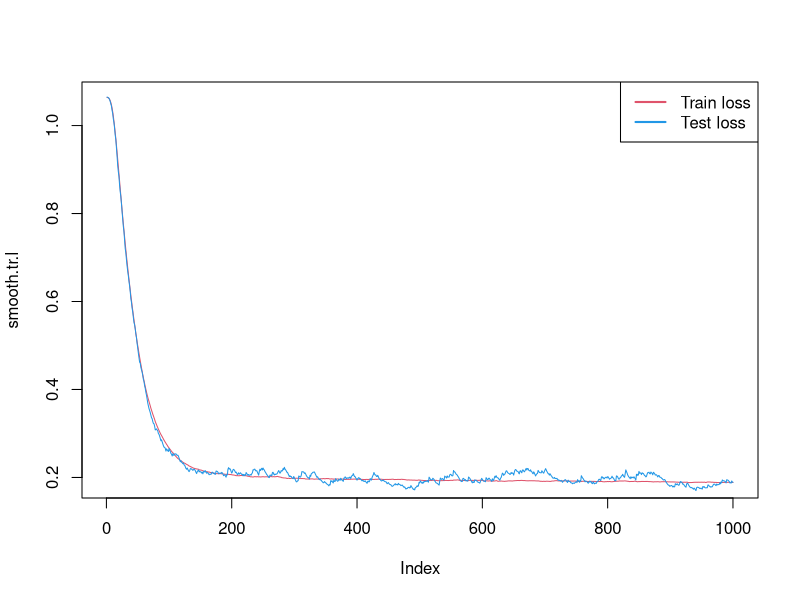

The R source for this figure:
library(pracma)

num.grad <- function(f, x) {
  fx <- f(x)
  grad <- rep(0, length(x))
  h <- 0.00001
  for (i in 1:length(x)) {
    xi <- x[i]
    fxph <- f(xi + h)
    fxmh <- f(xi -h)
    grad[i] <- (fxph - fxmh) / (2 * h)
  }
  return(grad)
}

relu <- function(x) {
  return(pmax(x, 0))
}

softmax <- function(scores) {
  es <- exp(scores)
  return(es / rowSums(es))
}

argmax <- function(v) {
  i.max <- 1
  for (i in 1:length(v)) {
    if (v[i] > v[i.max]) {
      i.max <- i
    }
  }
  return(i.max)
}

generate.spiral <- function(N, D, K) {
  M <- N*K # Total number of examples
  X <- matrix(0, M,D) # data matrix (each row = single example)
  y <- rep(0, M) # class labels
  for (j in 1:K){
    r <- 0
    t <- j * 4
    start <-N*(j-1) +1
    end <- N*j
    for (k in start:end) {
      tp <- t+ runif(1) * 0.2
      X[k, 1] <- r * sin(tp)
      X[k, 2] <- r * cos(tp)
      y[k] <- j
      r <- r + 1/N
      t <- t + 4/N
    }
  }
  return(list(X = X, y = y))
}

parse.iris <- function() {
  X <- as.matrix(iris[,1:4])
  y <- as.integer(as.factor(iris[,5]))
  return(list(X = X, y = y))
}


get.acc <- function(X, y, W1, W2, b1, b2) {
  y.pred <- rep(0, length(y))
  hidden.layer <- relu(X %*% W1 + b1)
  scores <-  hidden.layer %*% W2 + b2 
  for (i in 1:length(y)) {
    y.pred[i] <- argmax(scores[i,])
  }
  return(sum(y.pred == y) / length(y))
}

main <- function() {
  #num <- 100 # number of points per class
  #dim <- 2 # dimensionality
  #class <- 3 # number of classes
  #Xy <- generate.spiral(num, dim, class)
  Xy <- parse.iris()
  X <- Xy$X
  y <- Xy$y
  train <- sample(c(TRUE, FALSE), nrow(X), replace=TRUE, prob=c(0.7,0.3))
  Xtr <- X[train,]
  ytr <- y[train]
  Xte <- X[!train,]
  yte <- y[!train]
  # visualize the data
  #plot(X[, 1], X[, 2], col=y)
  
  D <- ncol(Xtr)
  M <- nrow(Xtr)
  K <- max(y)
  # Initialize weights and biases
  # Neural network
  H <- 128 # Hidden layer size
  W1 <- matrix(rnorm(D*H), nrow=D) * 0.01
  b1 <- rep(0, H)
  W2 <- matrix(rnorm(H*K), nrow=H) * 0.01
  b2 <- rep(0, K)
  # Softmax classifier
  #W <- matrix(rnorm(D*K), nrow= D) * 0.01
  #b <- rep(0, K)
  lambda <- 0.01 # Regularization coefficient
  lr <- 0.01 # Step size
  lr.decay <- 1
  batch.size <- M/10
  momentum <- 0.05 # For momentum
  decay.rate <- 0.99 # For RMSprop
  eps <- 1e-8 # For RMSprop
  maxit <- 100 * M / batch.size
  # Will hold training and val loss
  tr.loss.arr <- rep(0, maxit)
  te.loss.arr <- rep(0, maxit)
  
  for (it in 1:maxit) {
    randperm <- sample(1:length(ytr))
    epoch.loss <- 0
    # For momentum
    dW1.old <- 0
    dW2.old <- 0
    db1.old <- 0
    db2.old <- 0
    # For RMSprop
    dW1.running <- matrix(0, nrow(W1), ncol(W1))
    dW2.running <- matrix(0, nrow(W2), ncol(W2))
    db1.running <- rep(0, length(b1))
    db2.running <- rep(0, length(b2))
    lr <- lr * lr.decay
    for (batch in 1:(M / batch.size)) {
      batch.begin <- batch.size * (batch - 1) + 1
      batch.end <- batch.size * batch
      Xbatch <- Xtr[randperm, ][batch.begin:batch.end,]
      ybatch <- ytr[randperm][batch.begin:batch.end]
      # NN
      hidden.layer <- relu(Xbatch %*% W1 + b1)
      scores <-  hidden.layer %*% W2 + b2 # Pass through NN
      # Softmax classifier
      # scores <- X %*% W + b
      probs <- softmax(scores) # Softmax so the probs sum to 1
      correct.logprob <- rep(0, batch.size)
      for (i in 1:batch.size) { # For each example
        correct.logprob[i] <- -log(probs[i, ybatch[i]]) # Take the log prob of the correct class
      }
      data.loss <- sum(correct.logprob) / batch.size
      reg.loss <- 0.5 * lambda * (sum(W1 * W1) + sum(W2 * W2))
      loss <- data.loss + reg.loss
      #cat("it = ", it, ", loss = ", loss, "\n")
      epoch.loss <- epoch.loss + loss
      # Convention for backpropagation: variables are called like the denominator
      # in Leibniz notation
      # Softmax backprop: dLoss / dScores = scores - I(k = y)
      dScores <- probs
      for (i in 1:batch.size) {
        dScores[i, ybatch[i]] <- dScores[i, ybatch[i]] - 1
      }
      dScores <- dScores / batch.size
      # Softmax weight backprop: dLoss / dW = dLoss / dScores * dScores / dW
      # dScores / dW = d/dW (X^T W + b) = X^T
      # dScores / db = d/db (X^T W + b) = 1
      # --> dLoss / dW = (scores - I(k = y)) * X^T; dLoss / db = (scores - I(k = y)) 
      #dW <- t(X) %*% dScores
      #db <- rowSums(dScores)
      #dW <- dW + W * lambda
      # NN backprop
      # dLoss / dW1 = dLoss / dScores * W2 * dReLU / dW1 * X
      # dLoss / dW2 = dLoss / dScores * ReLU(XW1 + b) 
      dW2 <- t(hidden.layer) %*% dScores + lambda * W2
      db2 <- colSums(dScores)
      dHidden <- dScores %*% t(W2)
      for (i in 1:nrow(dHidden)) {
        for (j in 1:ncol(dHidden)) {
          if (hidden.layer[i, j] <= 0) {
            dHidden[i, j] <- 0 # ReLU backprop
          }
        }
      }
      dW1 <- t(Xbatch) %*% dHidden + lambda * W1
      db1 <- colSums(dHidden)
      
      # Apply RMSprop correction
      dW1.running <- decay.rate * dW1.running + (1 - decay.rate) * dW1 * dW1
      db1.running <- decay.rate * db1.running + (1 - decay.rate) * db1 * db1
      dW2.running <- decay.rate * dW2.running + (1 - decay.rate) * dW2 * dW2
      db2.running <- decay.rate * db2.running + (1 - decay.rate) * db2 * db2
      dW1 <-  lr * dW1 / (sqrt(dW1.running) + eps)
      db1 <-  lr * db1 / (sqrt(db1.running) + eps)
      dW2 <-  lr * dW2 / (sqrt(dW2.running) + eps)
      db2 <-  lr * db2 / (sqrt(db2.running) + eps)

      # Apply momentum
      dW1 <- momentum * dW1.old - lr * dW1
      dW2 <- momentum * dW2.old - lr * dW2
      db1 <- momentum * db1.old - lr * db1
      db2 <- momentum * db2.old - lr * db2
      dW1.old <- dW1
      dW2.old <- dW2
      db1.old <- db1
      db2.old <- db2

      #Vanilla SGD
      #dW1 <- -lr * dW1
      #db1 <- -lr * db1
      #dW2 <- -lr * dW2
      #db2 <- -lr * db2
      
      # SGD step
      W1 <- W1 + dW1
      b1 <- b1 + db1
      W2 <- W2 + dW2
      b2 <- b2 + db2
    }
    # Train loss
    epoch.loss <- epoch.loss / (M/batch.size)
    tr.loss.arr[it] <- epoch.loss
    # Validation step
    hidden.layer <- relu(Xte %*% W1 + b1)
    scores <-  hidden.layer %*% W2 + b2
    probs <- softmax(scores)
    correct.logprob <- rep(0, length(yte))
    for (i in 1:length(yte)) { 
      correct.logprob[i] <- -log(probs[i, yte[i]]) 
    }
    data.loss <- sum(correct.logprob) / length(yte)
    reg.loss <- 0.5 * lambda * (sum(W1 * W1) + sum(W2 * W2))
    val.loss <- data.loss + reg.loss
    #cat("Epoch ", it, ", val loss = ", val.loss,", train loss = ", epoch.loss, "\n")
    te.loss.arr[it] <- loss
  }
  cat("Train accuracy = ", get.acc(Xtr, ytr, W1, W2, b1, b2), "\n")
  cat("Test accuracy = ", get.acc(Xte, yte, W1, W2, b1, b2), "\n")
  # Plot loss curves
  colors <- c(2, 4)
  smooth.tr.l <- movavg(tr.loss.arr, type="e", n = 50)
  smooth.te.l <- movavg(te.loss.arr, type="e", n = 50)
  plot(smooth.tr.l, type="l", col=colors[1])
  lines(smooth.te.l, col=colors[2])
  legend(x="topright",legend=c("Train loss", "Test loss"), col=colors, lty=c(1, 1), lwd=2)
}

main()
